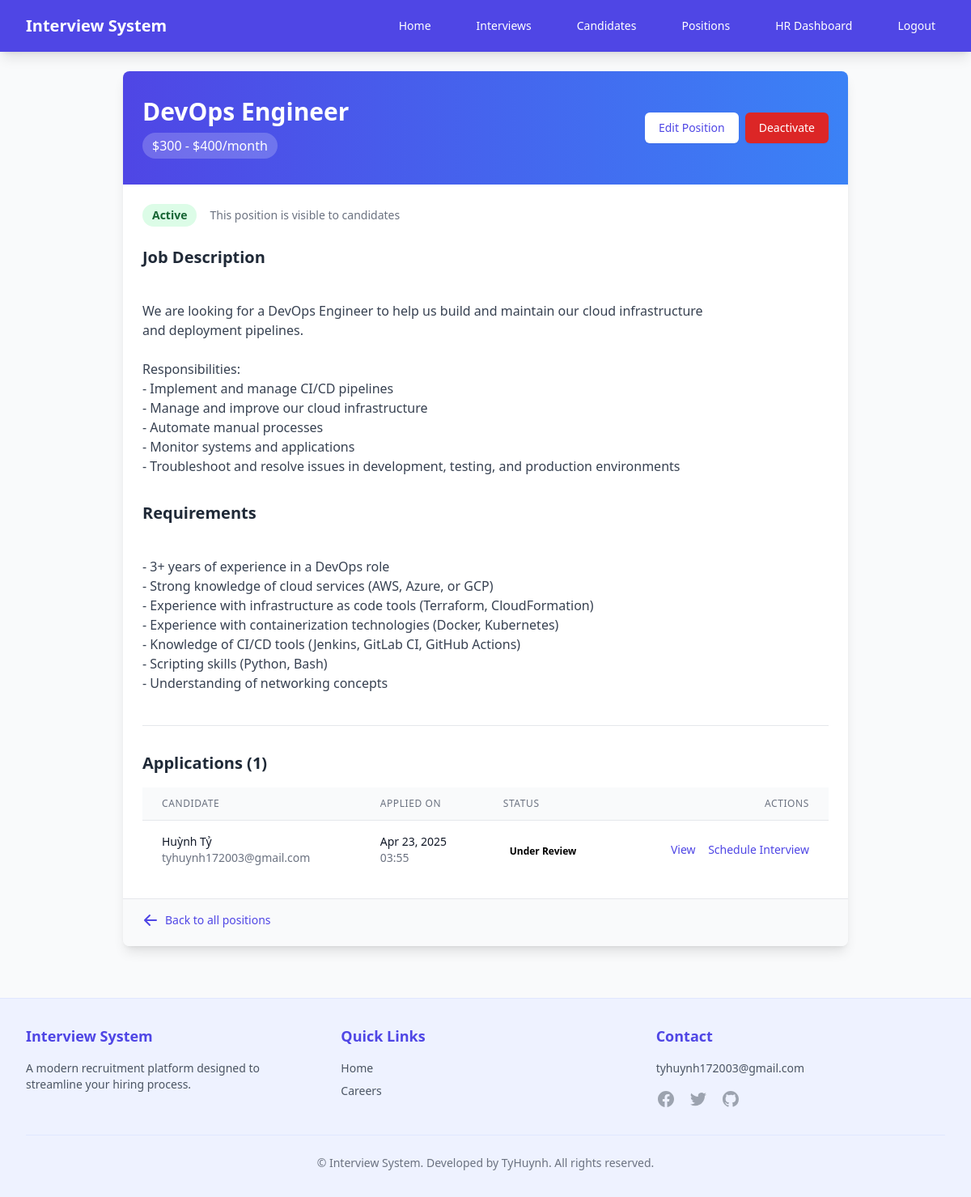
Screenshot of /positions/3/ (signed in) with the database file from the repository.
### recruitment/models.py (models this page shows, shortened)
class Position(models.Model):
    title = models.CharField(max_length=100)
    description = models.TextField()
    requirements = models.TextField()
    salary_range = models.CharField(max_length=100, blank=True, null=True)  # Thêm trường lương
    department = models.CharField(max_length=100, blank=True, null=True)  # Thêm phòng ban
    is_active = models.BooleanField(default=True)
    EMPLOYMENT_TYPES = [
        ('full_time', 'Full-time'),
        ('part_time', 'Part-time'),
        ('contract', 'Contract'),
        ('temporary', 'Temporary'),
        ('internship', 'Internship'),
        ('remote', 'Remote'),
    ]
    employment_type = models.CharField(
        max_length=20,
        choices=EMPLOYMENT_TYPES,
        default='full_time',
        verbose_name='Employment Type'
    )

class Application(models.Model):
    STATUS_CHOICES = [
        ('pending', 'Pending Review'),
        ('reviewing', 'Under Review'),
        ('interview', 'Interview Scheduled'),
        ('accepted', 'Accepted'),
        ('rejected', 'Rejected'),
    ]
    candidate = models.ForeignKey(Candidate, on_delete=models.CASCADE, related_name='applications')
    position = models.ForeignKey(Position, on_delete=models.CASCADE, related_name='applications')
    cover_letter = models.TextField(blank=True)
    resume = models.FileField(upload_to='resumes/', blank=True, null=True)
    created_at = models.DateTimeField(auto_now_add=True)
    updated_at = models.DateTimeField(auto_now=True)
    status = models.CharField(max_length=20, choices=STATUS_CHOICES, default='pending')

class Candidate(models.Model):
    user = models.OneToOneField(User, on_delete=models.CASCADE, null=True, blank=True)
    name = models.CharField(max_length=100)
    email = models.EmailField(unique=True)
    phone = models.CharField(max_length=20)
    resume = models.FileField(upload_to='resumes/', null=True, blank=True)
    created_at = models.DateTimeField(auto_now_add=True)

### recruitment/views.py (the view)
# urls.py: path('positions/<int:pk>/', views.position_detail, name='position_detail'),
@login_required
@staff_member_required
def position_detail(request, pk):
    position = get_object_or_404(Position, pk=pk)
    applications = Application.objects.filter(position=position)
    return render(request, 'recruitment/position_detail.html', {
        'position': position,
        'applications': applications,
    })

### templates/recruitment/position_detail.html (shortened to what this page needs)
{% extends 'base.html' %}
{% block content %}
<div class="max-w-4xl mx-auto bg-white shadow-lg rounded-lg overflow-hidden">
    <div class="px-6 py-8 bg-gradient-to-r from-indigo-600 to-blue-500 flex justify-between items-center">
        <div>
            <h1 class="text-3xl font-bold text-white">{{ position.title }}</h1>
            {% if position.salary_range %}
                <div class="mt-2 inline-block px-3 py-1 bg-white bg-opacity-20 rounded-full">
                    <span class="text-white font-medium">{{ position.salary_range }}</span>
                </div>
            {% endif %}
        </div>
        <div class="flex space-x-2">
            <a href="{% url 'recruitment:position_edit' position.id %}" class="inline-flex items-center px-4 py-2 border border-transparent text-sm font-medium rounded-md shadow-sm text-indigo-600 bg-white hover:bg-indigo-50 focus:outline-none focus:ring-2 focus:ring-offset-2 focus:ring-indigo-500">
                Edit Position
            </a>
            <a href="{% url 'recruitment:position_toggle' position.id %}" class="inline-flex items-center px-4 py-2 border border-transparent text-sm font-medium rounded-md shadow-sm text-white bg-{% if position.is_active %}red{% else %}green{% endif %}-600 hover:bg-{% if position.is_active %}red{% else %}green{% endif %}-700 focus:outline-none focus:ring-2 focus:ring-offset-2 focus:ring-{% if position.is_active %}red{% else %}green{% endif %}-500">
                {% if position.is_active %}Deactivate{% else %}Activate{% endif %}
            </a>
        </div>
    </div>
    <div class="p-6">
        <div class="mb-6 flex items-center">
            <span class="px-3 py-1 inline-flex text-sm leading-5 font-semibold rounded-full {% if position.is_active %}bg-green-100 text-green-800{% else %}bg-red-100 text-red-800{% endif %}">
                {% if position.is_active %}Active{% else %}Inactive{% endif %}
            </span>
            <span class="ml-4 text-sm text-gray-500">
                {% if position.is_active %}
                    This position is visible to candidates
                {% else %}
                    This position is hidden from candidates
                {% endif %}
            </span>
        </div>
        <div class="mb-8">
            <h2 class="text-xl font-bold text-gray-800 mb-4">Job Description</h2>
            <div class="prose max-w-none text-gray-700">
                {{ position.description|linebreaks }}
            </div>
        </div>
        <div class="mb-8">
            <h2 class="text-xl font-bold text-gray-800 mb-4">Requirements</h2>
            <div class="prose max-w-none text-gray-700">
                {{ position.requirements|linebreaks }}
            </div>
        </div>
        <div class="mt-10 pt-8 border-t border-gray-200">
            <h2 class="text-xl font-bold text-gray-800 mb-4">Applications ({{ applications.count }})</h2>
            {% if applications %}
                <div class="overflow-x-auto">
                    <table class="min-w-full divide-y divide-gray-200">
                        <thead class="bg-gray-50">
                            <tr>
                                <th scope="col" class="px-6 py-3 text-left text-xs font-medium text-gray-500 uppercase tracking-wider">
                                    Candidate
                                </th>
                                <th scope="col" class="px-6 py-3 text-left text-xs font-medium text-gray-500 uppercase tracking-wider">
                                    Applied On
                                </th>
                                <th scope="col" class="px-6 py-3 text-left text-xs font-medium text-gray-500 uppercase tracking-wider">
                                    Status
                                </th>
                                <th scope="col" class="px-6 py-3 text-right text-xs font-medium text-gray-500 uppercase tracking-wider">
                                    Actions
                                </th>
                            </tr>
                        </thead>
                        <tbody class="bg-white divide-y divide-gray-200">
                            {% for application in applications %}
                                <tr>
                                    <td class="px-6 py-4 whitespace-nowrap">
                                        <div class="flex items-center">
                                            <div>
                                                <div class="text-sm font-medium text-gray-900">
                                                    {{ application.candidate.name }}
                                                </div>
                                                <div class="text-sm text-gray-500">
                                                    {{ application.candidate.email }}
                                                </div>
                                            </div>
                                        </div>
                                    </td>
                                    <td class="px-6 py-4 whitespace-nowrap">
                                        <div class="text-sm text-gray-900">{{ application.created_at|date:"M d, Y" }}</div>
                                        <div class="text-sm text-gray-500">{{ application.created_at|time:"H:i" }}</div>
                                    </td>
                                    <td class="px-6 py-4 whitespace-nowrap">
                                        <span class="px-2 inline-flex text-xs leading-5 font-semibold rounded-full
                                            ">
                                            {{ application.get_status_display }}
                                        </span>
                                    </td>
                                    <td class="px-6 py-4 whitespace-nowrap text-right text-sm font-medium">
                                        <a href="#" class="text-indigo-600 hover:text-indigo-900 mr-3">View</a>
                                        <a href="#" class="text-indigo-600 hover:text-indigo-900">Schedule Interview</a>
                                    </td>
                                </tr>
                            {% endfor %}
                        </tbody>
                    </table>
                </div>
            {% else %}
                <div class="bg-gray-50 p-4 rounded-md text-center">
                    <p class="text-gray-500">No applications have been received for this position yet.</p>
                </div>
            {% endif %}
        </div>
    </div>
    <div class="px-6 py-4 bg-gray-50 border-t border-gray-200">
        <a href="{% url 'recruitment:position_list' %}" class="inline-flex items-center text-sm font-medium text-indigo-600 hover:text-indigo-500">
            <svg class="mr-2 h-5 w-5" xmlns="http://www.w3.org/2000/svg" viewBox="0 0 20 20" fill="currentColor">
                <path fill-rule="evenodd" d="M9.707 16.707a1 1 0 01-1.414 0l-6-6a1 1 0 010-1.414l6-6a1 1 0 011.414 1.414L5.414 9H17a1 1 0 110 2H5.414l4.293 4.293a1 1 0 010 1.414z" clip-rule="evenodd" />
            </svg>
            Back to all positions
        </a>
    </div>
</div>
{% endblock %}

### rows the page displays
Position: title "DevOps Engineer", salary_range "$300 - $400/month", description "We are looking for a DevOps Engineer to help us build and maintain our cloud infrastructure and deployment pipelines. Responsibilities: - Implement and manage CI/CD pipelines - Manage and improve our cloud infrastructure - Automate manual processes - Monitor systems and applications - Troubleshoot and resolve issues in development, testing, and production environments", requirements "- 3+ years of experience in a DevOps role - Strong knowledge of cloud services (AWS, Azure, or GCP) - Experience with infrastructure as code tools (Terraform, CloudFormation) - Experience with containerization technologies (Docker, Kubernetes) - Knowledge of CI/CD tools (Jenkins, GitLab CI, GitHub Actions) - Scripting skills (Python, Bash) - Understanding of networking concepts"
Application: candidate.name "Huỳnh Tỷ", candidate.email "tyhuynh172003@gmail.com", created_at "Apr 23, 2025", created_at "03:55", status "Under Review"

### other values shown
{{ applications.count }} "1"
